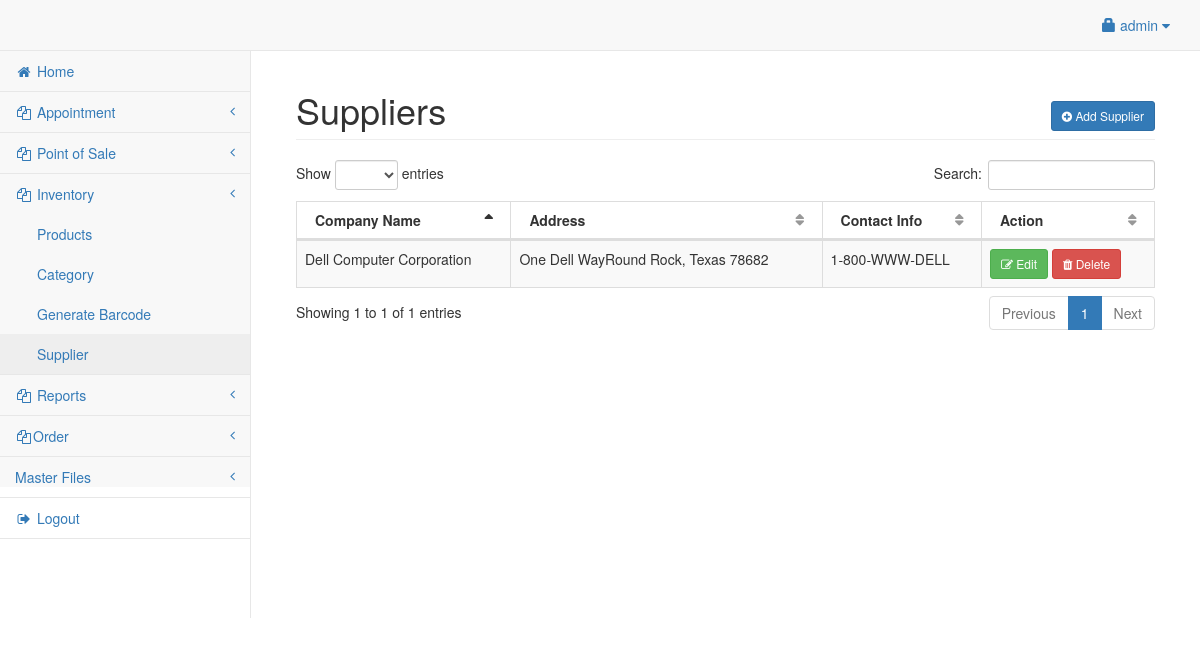
The page /admin/supplier.php (signed in) on the database as committed earlier.
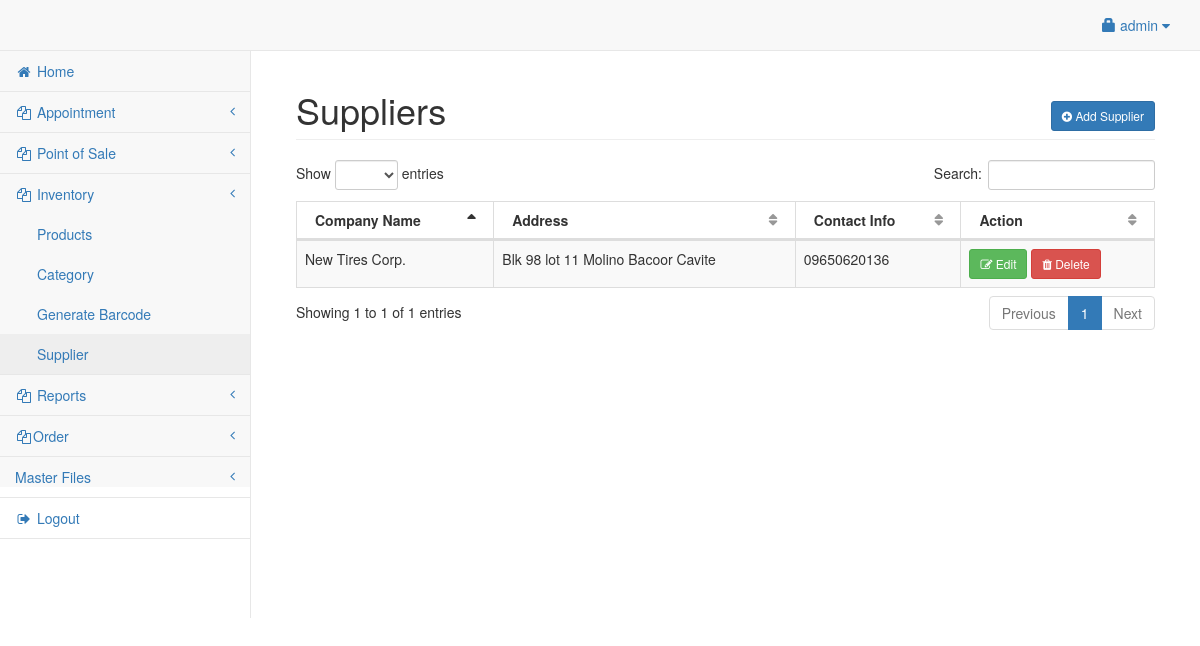
The same page on the database as committed later.
### tables this page shows
CREATE TABLE `supplier` (
  `userid` int(11) NOT NULL,
  `company_name` varchar(50) NOT NULL,
  `company_address` varchar(150) NOT NULL,
  `contact` varchar(50) NOT NULL
);

### admin/supplier.php (the view, shortened to what this page needs)
<?php include('header.php'); ?>
<body>
<div id="wrapper">
<?php include('navbar.php'); ?>
<div style="height:50px;"></div>
<div id="page-wrapper">
<div class="container-fluid">
	<div class="row">
        <div class="col-lg-12">
            <h1 class="page-header">Suppliers
				<span class="pull-right">
					<button class="btn btn-primary btn-sm" data-toggle="modal" data-target="#addsupplier"><i class="fa fa-plus-circle"></i> Add Supplier</button>
				</span>
			</h1>
        </div>
    </div>
    <div class="row">
        <div class="col-lg-12">
            <table width="100%" class="table table-striped table-bordered table-hover" id="supTable">
                <thead>
                    <tr>
                        <th>Company Name</th>
						<th>Address</th>
                        <th>Contact Info</th>
						<th>Action</th>
                    </tr>
                </thead>
                <tbody>
				<?php
					$sq=mysqli_query($conn,"select * from supplier");
					while($sqrow=mysqli_fetch_array($sq)){
					?>
						<tr>
							<td><?php echo $sqrow['company_name']; ?></td>
							<td><?php echo $sqrow['company_address']; ?></td>
							<td><?php echo $sqrow['contact']; ?></td>
							<td>
								<button class="btn btn-success btn-sm" data-toggle="modal" data-target="#edit_<?php echo $sqrow['userid']; ?>"><i class="fa fa-edit"></i> Edit</button>
								<button class="btn btn-danger btn-sm" data-toggle="modal" data-target="#del_<?php echo $sqrow['userid']; ?>"><i class="fa fa-trash"></i> Delete</button>
							</td>
						</tr>
					<?php
					}
				?>
                </tbody>
            </table>
        </div>
    </div>
</div>
</div>
</div>
</body>
</html>

Rows that differ between the two databases and show on the page:
removed supplier: company_name "Dell Computer Corporation", company_address "One Dell WayRound Rock, Texas 78682", contact "1-800-WWW-DELL"
added supplier: company_name "New Tires Corp.", company_address "Blk 98 lot 11 Molino Bacoor Cavite", contact "09650620136"
